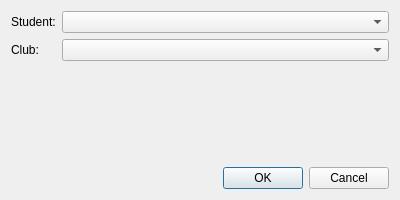
<?xml version="1.0" encoding="UTF-8"?>
<ui version="4.0">
 <class>MembershipDialog</class>
 <widget class="QDialog" name="MembershipDialog">
  <property name="geometry">
   <rect>
    <x>0</x>
    <y>0</y>
    <width>400</width>
    <height>200</height>
   </rect>
  </property>
  <property name="windowTitle">
   <string>Add Membership</string>
  </property>
  <layout class="QVBoxLayout" name="verticalLayout">
   <item>
    <layout class="QFormLayout" name="formLayout">
     <item row="0" column="0">
      <widget class="QLabel" name="label">
       <property name="text">
        <string>Student:</string>
       </property>
      </widget>
     </item>
     <item row="0" column="1">
      <widget class="QComboBox" name="studentComboBox"/>
     </item>
     <item row="1" column="0">
      <widget class="QLabel" name="label_2">
       <property name="text">
        <string>Club:</string>
       </property>
      </widget>
     </item>
     <item row="1" column="1">
      <widget class="QComboBox" name="clubComboBox"/>
     </item>
    </layout>
   </item>
   <item>
    <widget class="QDialogButtonBox" name="buttonBox">
     <property name="orientation">
      <enum>Qt::Horizontal</enum>
     </property>
     <property name="standardButtons">
      <set>QDialogButtonBox::Cancel|QDialogButtonBox::Ok</set>
     </property>
    </widget>
   </item>
  </layout>
 </widget>
 <resources/>
 <connections>
  <connection>
   <sender>buttonBox</sender>
   <signal>accepted()</signal>
   <receiver>MembershipDialog</receiver>
   <slot>accept()</slot>
   <hints>
    <hint type="sourcelabel">
     <x>248</x>
     <y>254</y>
    </hint>
    <hint type="destinationlabel">
     <x>157</x>
     <y>274</y>
    </hint>
   </hints>
  </connection>
  <connection>
   <sender>buttonBox</sender>
   <signal>rejected()</signal>
   <receiver>MembershipDialog</receiver>
   <slot>reject()</slot>
   <hints>
    <hint type="sourcelabel">
     <x>316</x>
     <y>260</y>
    </hint>
    <hint type="destinationlabel">
     <x>286</x>
     <y>274</y>
    </hint>
   </hints>
  </connection>
 </connections>
</ui>
